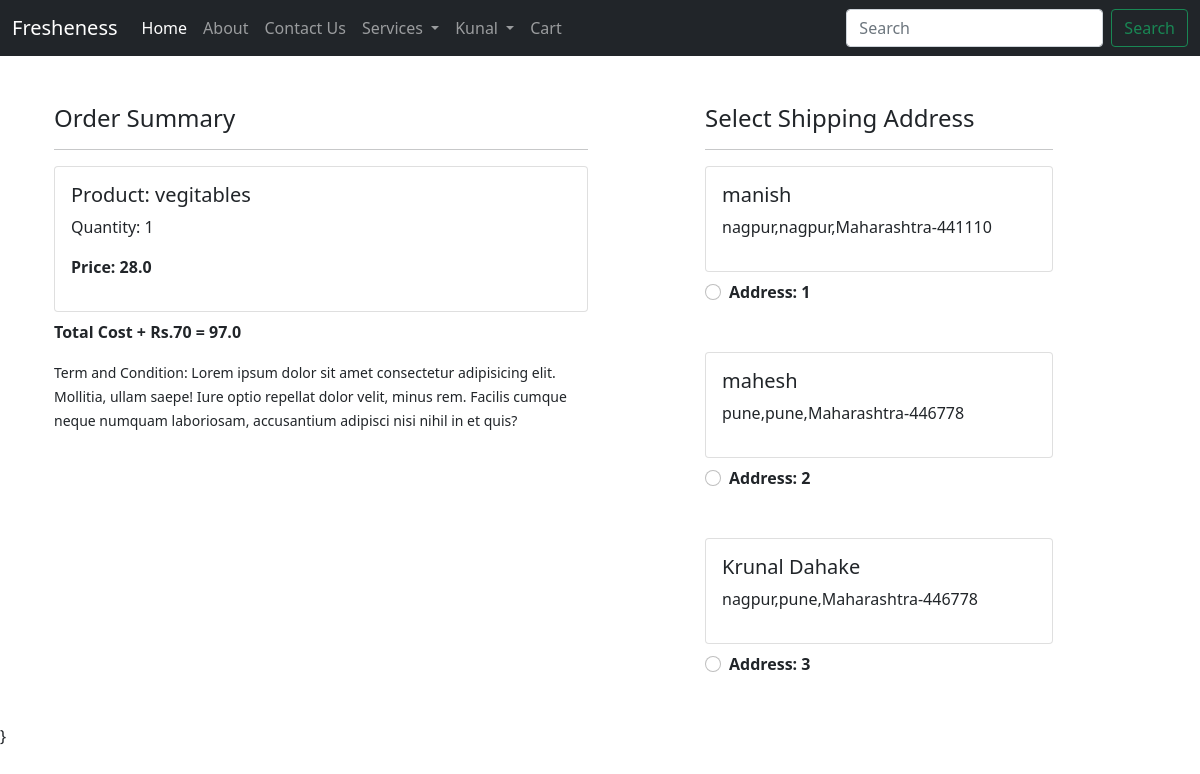
/checkout/ (signed in), run on the app's committed database.
### hello/models.py (models this page shows, shortened)
class Cart(models.Model):
    user=models.ForeignKey(User,on_delete=models.CASCADE)
    product=models.ForeignKey(Product,on_delete=models.CASCADE)
    quantity=models.PositiveIntegerField(default=1)
    @property
    def total_cost(self):
        return self.quantity + self.product.discounted_price

class Product(models.Model):
    title=models.CharField(max_length=100)
    selling_price=models.FloatField()
    discounted_price=models.FloatField()
    description=models.TextField()
    type=models.CharField(max_length=80)
    product_image=models.ImageField(upload_to='productimg')
    category=models.CharField(choices=CATEGORY_CHOICES,max_length=3)

class Customer(models.Model):
    user=models.ForeignKey(User,on_delete=models.CASCADE)
    name=models.CharField(max_length=200)
    locality=models.CharField(max_length=300)
    city=models.CharField(max_length=70)
    pincode=models.IntegerField()
    state=models.CharField(choices=STATE_CHOICES,max_length=50)
    mobile=models.CharField(max_length=70 ,null=True)

### hello/views.py (the view)
# urls.py: path('checkout/',views.check_out,name='checkout'),
@login_required
def check_out(request):
    user=request.user
    add=Customer.objects.filter(user=user)
    cart_items=Cart.objects.filter(user=user)
    amount=0.0
    shipping_amount=70.0
    total_amount=0.0
    cart_product=[p for p in Cart.objects.all() if p.user==user]
    if cart_product:
        for p in cart_product:
            tempamount=(p.quantity * p.product.discounted_price)
            amount += tempamount
            totalamount = amount+shipping_amount
    return render(request,'hello/checkout.html',{'add':add,'totalamount':totalamount,'cart_items':cart_items})

### hello/templates/hello/checkout.html (shortened to what this page needs)
{% extends 'hello/base.html' %}
{% load static %}
{% block add_to_cart %}
<div class="container">
 <div class="row mt-5">
  <div class="col-sm-6">
    <h4>Order Summary</h4>
    <hr>
    {% for item in cart_items  %}
      <div class="card mb-2">
        <div class="card-body">
          <h5>Product: {{item.product.title}}</h5>
          <p>Quantity: {{item.quantity}}</p>
          <p class="fw-bold">Price: {{item.total_cost}}</p>
        </div>
      </div>
      {% endfor %}
      <p class="fw-bold">Total Cost + Rs.70 = {{totalamount}}</p>
    <small>Term and Condition: Lorem ipsum dolor sit amet consectetur adipisicing elit. Mollitia, ullam saepe! Iure optio repellat dolor velit, minus rem. Facilis cumque neque numquam laboriosam, accusantium adipisci nisi nihil in et quis?</small>
  </div>
  <div class="col-sm-4 offset-sm-1">
    <h4>Select Shipping Address</h4>
    <hr>
    <form action="/paymentdone" id="myform">
        {% for ad in add %}
      <div class="card">
        <div class="card-body">
        <h5>{{ad.name}}</h5>
        <p>{{ad.locality}},{{ad.city}},{{ad.state}}-{{ad.pincode}}</p>
        </div>
      </div>
        <div class="form-check mt-2 mb-5">
          <input class="form-check-input" type="radio" name="custid" id="custid{{forloop.counter}}" value="{{ad.id}}">
          <label class="form-check-label fw-bold" for="custid{{forloop.counter}}">
            Address: {{forloop.counter}} </label>
        </div>
        {% endfor %}
      </form>
    </div>
  </div>
</div>
{% endblock add_to_cart %}

### hello/templates/hello/navbar.html (shortened to what this page needs)
<nav class="navbar navbar-expand-lg navbar-dark bg-dark">
    <div class="container-fluid">
        <a class="navbar-brand" href="#">Fresheness</a>
        <div class="collapse navbar-collapse" id="navbarSupportedContent">
            <ul class="navbar-nav me-auto mb-2 mb-lg-0">
                <li class="nav-item">
                    <a class="nav-link active" aria-current="page" href="{% url 'home' %}">Home</a>
                </li>
                <li class="nav-item">
                    <a class="nav-link" href="{% url 'about' %}">About</a>
                </li>
                <li class="nav-item">
                    <a class="nav-link" href="{% url 'contact' %}">Contact Us</a>
                </li>
                {% if request.user.is_authenticated %}
                    <li class="nav-item dropdown">
                        <a class="nav-link dropdown-toggle" href="#" id="navbarDropdown" role="button"
                            data-bs-toggle="dropdown" aria-expanded="false">
                            Services
                        </a>
                    </li>
                    <li class="nav-item dropdown">
                        <a class="nav-link dropdown-toggle" href="#" id="navbarDropdown" role="button"
                            data-bs-toggle="dropdown" aria-expanded="false">
                            {{request.user.username|capfirst  }}
                        </a>
                    </li>
                    <li class="nav-item">
                        <a class="nav-link" aria-current="page" href="{% url 'showcart' %}">Cart</a>
                    </li>
                {% endif %}
            </ul>
            <form class="d-flex">
                <input class="form-control me-2" type="search" placeholder="Search" aria-label="Search">
                <button class="btn btn-outline-success" type="submit">Search</button>
            </form>
        </div>
    </div>
</nav>

### data on the page
Cart: product "vegitables", quantity "1", total_cost "28.0"
Customer: name "manish", locality "nagpur", city "nagpur", state "Maharashtra", pincode "441110"
Customer: name "mahesh", locality "pune", city "pune", state "Maharashtra", pincode "446778"
Customer: name "Krunal Dahake", locality "nagpur", city "pune", state "Maharashtra", pincode "446778"

### other printed values
{{ request.user.username|capfirst }} "Kunal"
{{ totalamount }} "97.0"
